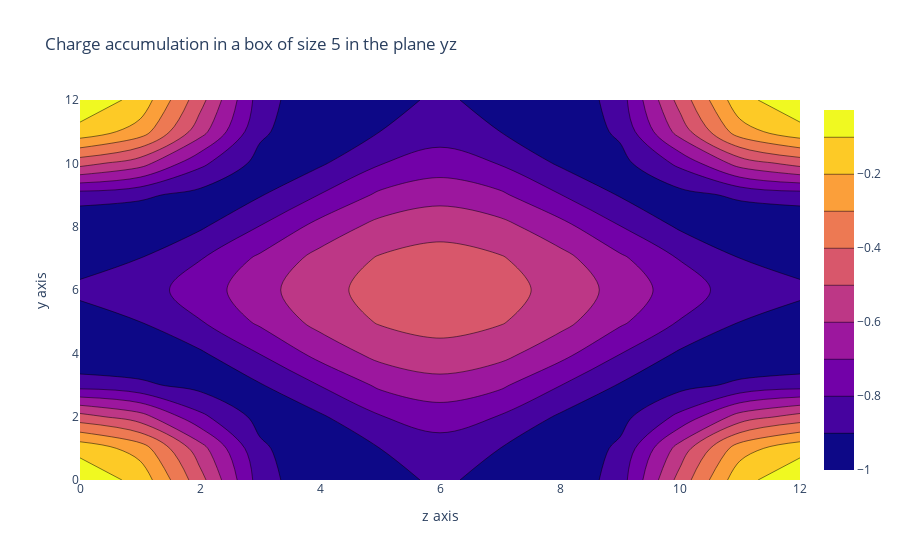

The code cell stored with this chart in its notebook:
### Code cell
layout_prim = dict(title = 'Charge accumulation in a box of size '+str(2*radius+1)+' in the plane yz',
              xaxis= dict(title= 'z axis',ticklen= 5,zeroline= False),
              yaxis= dict(title= 'y axis',ticklen= 5,zeroline= False),
             )
fig = go.Figure(data = go.Contour(z = np.real(chi0rr_cut)/np.max(np.abs(np.real(chi0rr_cut)))), layout = layout_prim)
fig.show()

### Figure 1 — Plotly figure (JSON) as saved in the notebook; plotly's stock layout.template omitted (floating-point values rounded to 4 significant figures; data arrays with more than 128 entries replaced by an {"elided": "..."} marker saying what was removed)
{"data": [{"type": "contour", "z": {"elided": "13x13 float values"}}], "layout": {"title": {"text": "Charge accumulation in a box of size 5 in the plane yz"}, "xaxis": {"ticklen": 5, "title": {"text": "z axis"}, "zeroline": false}, "yaxis": {"ticklen": 5, "title": {"text": "y axis"}, "zeroline": false}}}
